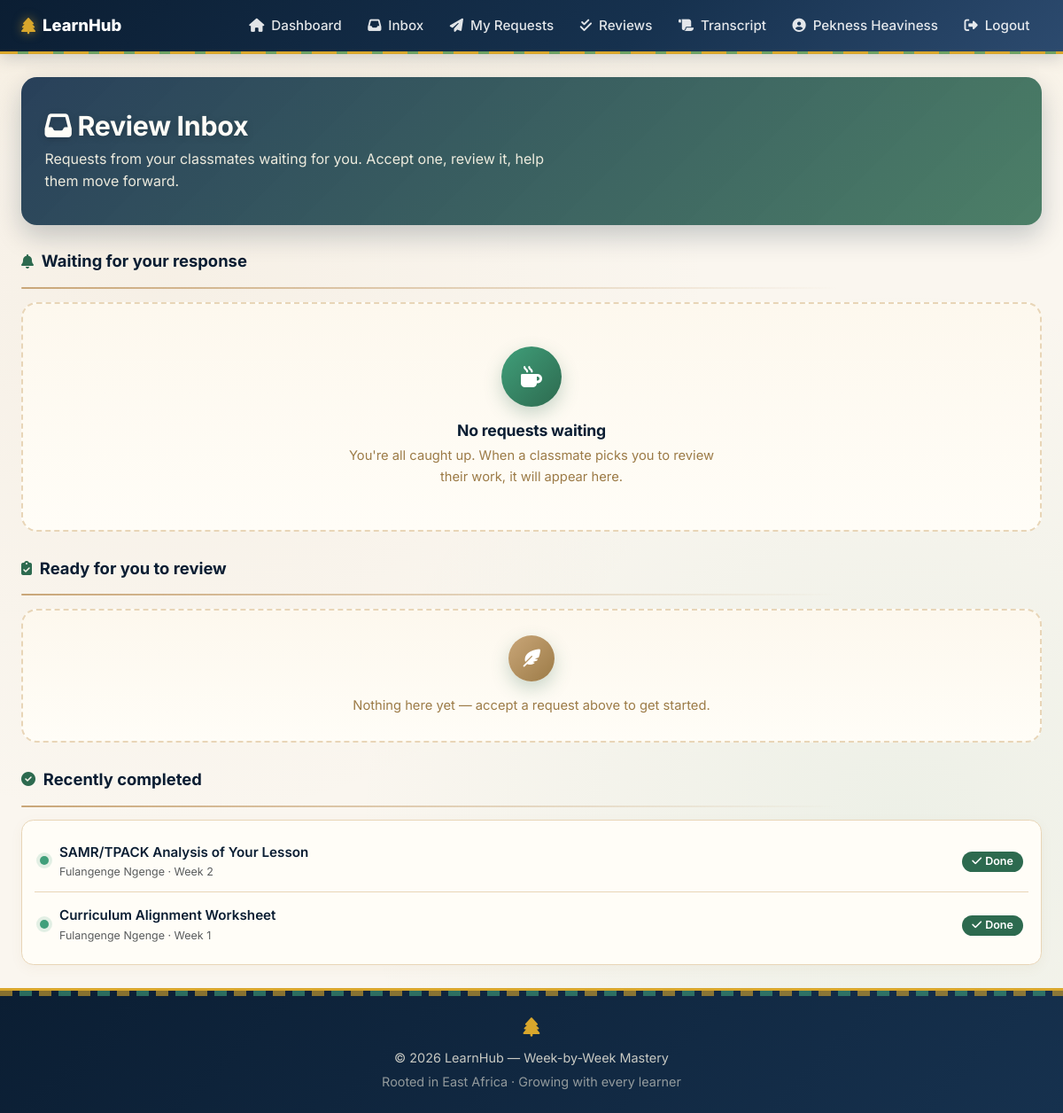
Before: /requests/inbox/ (signed in) with the older database file.
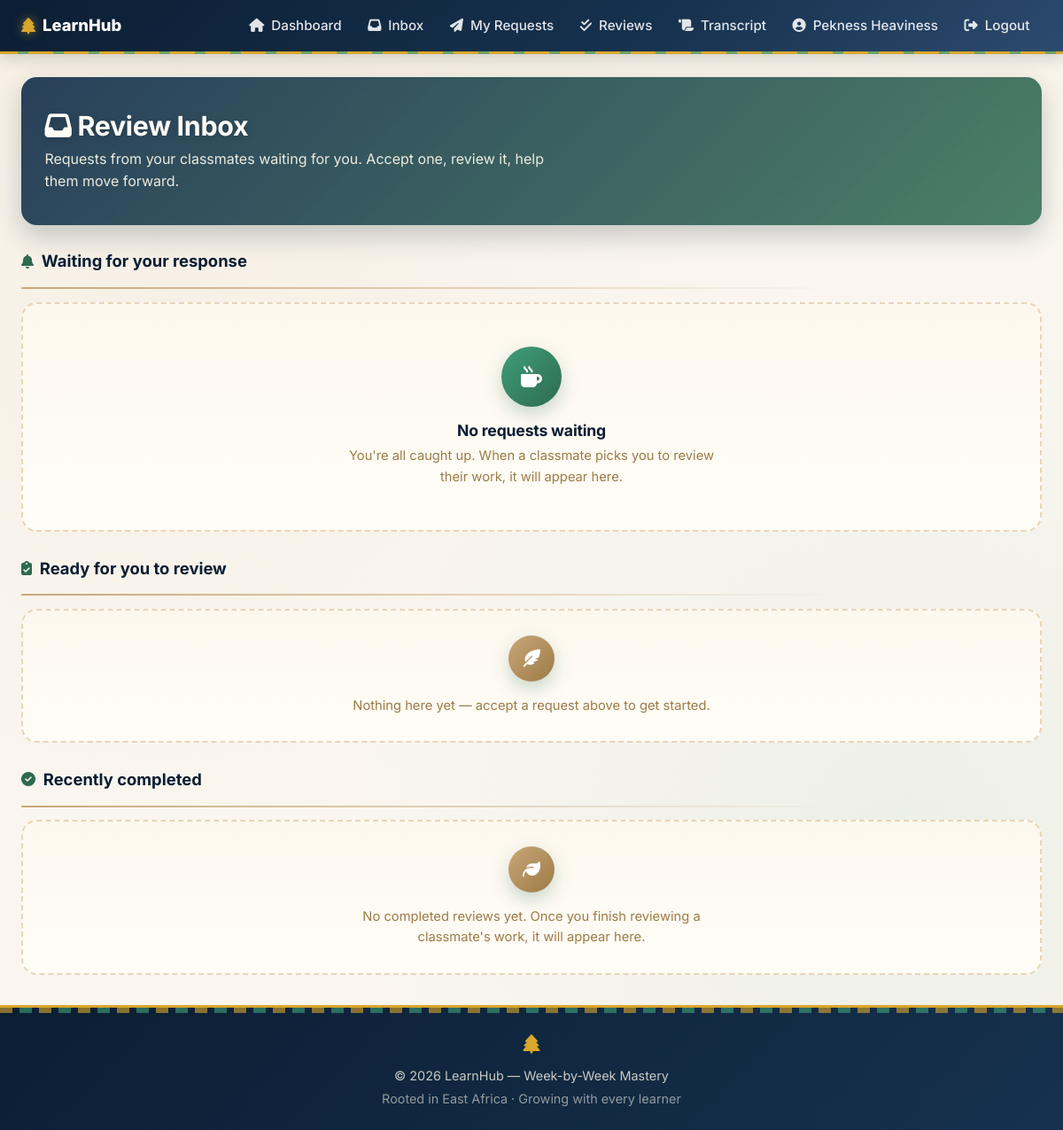
After: the same page with the newer database file.
### apps/learning/models.py (models this page shows, shortened)
class ReviewRequest(models.Model):
    STATUS_CHOICES = [
        ('pending', 'Pending'),
        ('accepted', 'Accepted'),
        ('rejected', 'Rejected'),
        ('completed', 'Completed'),
    ]
    submission = models.ForeignKey(Submission, on_delete=models.CASCADE, related_name='review_requests')
    requester = models.ForeignKey(User, on_delete=models.CASCADE, related_name='review_requests_sent')
    reviewer = models.ForeignKey(User, on_delete=models.CASCADE, related_name='review_requests_received')
    status = models.CharField(max_length=20, choices=STATUS_CHOICES, default='pending')
    created_at = models.DateTimeField(auto_now_add=True)
    responded_at = models.DateTimeField(null=True, blank=True)
    class Meta:
        ordering = ['-created_at']
        constraints = [
            models.UniqueConstraint(fields=['submission'], name='one_request_per_submission')
        ]

class Submission(models.Model):
    STATUS_CHOICES = [
        ('pending', 'Pending Review'),
        ('reviewed', 'Reviewed'),
    ]
    assignment = models.ForeignKey(Assignment, on_delete=models.CASCADE, related_name='submissions')
    learner = models.ForeignKey(User, on_delete=models.CASCADE, related_name='submissions')
    reviewer = models.ForeignKey(
        User, on_delete=models.SET_NULL, null=True, blank=True,
        related_name='submissions_to_review',
        help_text='The chosen peer reviewer for this submission.'
    )
    link = models.URLField(blank=True)
    text_content = models.TextField(blank=True)
    submitted_at = models.DateTimeField(auto_now_add=True)
    status = models.CharField(max_length=20, choices=STATUS_CHOICES, default='pending')
    class Meta:
        unique_together = ['assignment', 'learner']
        ordering = ['-submitted_at']

class Assignment(models.Model):
    SUBMISSION_TYPES = [
        ('link', 'External Link'),
        ('text', 'Written Response'),
        ('both', 'Link + Written Notes'),
    ]
    week = models.ForeignKey(Week, on_delete=models.CASCADE, related_name='assignments')
    tool = models.ForeignKey(Tool, on_delete=models.SET_NULL, null=True, blank=True, related_name='assignments')
    topic = models.ForeignKey(Topic, on_delete=models.SET_NULL, null=True, blank=True, related_name='assignments')
    title = models.CharField(max_length=200)
    description = CKEditor5Field('Description', config_name='default', blank=True)
    prompt = CKEditor5Field('Prompt', config_name='default')
    submission_type = models.CharField(max_length=10, choices=SUBMISSION_TYPES, default='link')
    is_open_ended = models.BooleanField(default=True)
    class Meta:
        ordering = ['week__number', 'id']

class User(AbstractUser):
    ROLE_CHOICES = [
        ('learner', 'Learner'),
        ('admin', 'Administrator'),
    ]
    role = models.CharField(max_length=20, choices=ROLE_CHOICES, default='learner')
    cohort = models.ForeignKey('Cohort', on_delete=models.SET_NULL, null=True, blank=True, related_name='learners')

class Week(models.Model):
    cohort = models.ForeignKey(Cohort, on_delete=models.CASCADE, related_name='weeks')
    number = models.PositiveIntegerField()
    title = models.CharField(max_length=200)
    description = CKEditor5Field('Description', config_name='default', blank=True)
    class Meta:
        ordering = ['number']
        unique_together = ['cohort', 'number']

### apps/learning/views.py (the view)
# urls.py: path('requests/inbox/', views.review_inbox, name='review_inbox'),
@login_required
def review_inbox(request):
    pending = ReviewRequest.objects.filter(
        reviewer=request.user, status='pending'
    ).select_related('submission__assignment', 'requester')
    accepted = ReviewRequest.objects.filter(
        reviewer=request.user, status='accepted'
    ).select_related('submission__assignment', 'requester')
    completed = ReviewRequest.objects.filter(
        reviewer=request.user, status='completed'
    ).select_related('submission__assignment', 'requester')[:10]
    return render(request, 'learning/review_inbox.html', {
        'pending': pending,
        'accepted': accepted,
        'completed': completed,
    })

### templates/learning/review_inbox.html (shortened to what the changed rows need)
{% extends 'base.html' %}
{% block content %}
<div class="dashboard-hero">
    <h1><i class="fas fa-inbox"></i> Review Inbox</h1>
</div>
{% if completed %}
    <div class="completed-list">
        {% for r in completed %}
        <div class="completed-item">
            <div class="completed-left">
                <span class="completed-dot"></span>
                <div>
                    <strong>{{ r.submission.assignment.title }}</strong>
                    <small class="d-block text-muted">
                        {{ r.requester.get_full_name|default:r.requester.username }}
                        · Week {{ r.submission.assignment.week.number }}
                    </small>
                </div>
            </div>
            <div class="completed-right">
                <span class="badge badge-passed"><i class="fas fa-check"></i> Done</span>
            </div>
        </div>
        {% endfor %}
    </div>
{% else %}
    <div class="empty-state empty-state-sm">
        <div class="empty-icon"><i class="fas fa-leaf"></i></div>
        <p>No completed reviews yet. Once you finish reviewing a classmate's work, it will appear here.</p>
    </div>
{% endif %}
{% endblock %}

Changed rows visible on the page:
removed ReviewRequest: submission.assignment "SAMR/TPACK Analysis of Your Lesson", requester.get_full_name "Fulangenge Ngenge", submission.assignment.week.number "2"
removed ReviewRequest: submission.assignment "Curriculum Alignment Worksheet", requester.get_full_name "Fulangenge Ngenge", submission.assignment.week.number "1"
Other visible differences:
text now shown: "No completed reviews yet. Once you finish reviewing a classmate's work, it will appear here."
